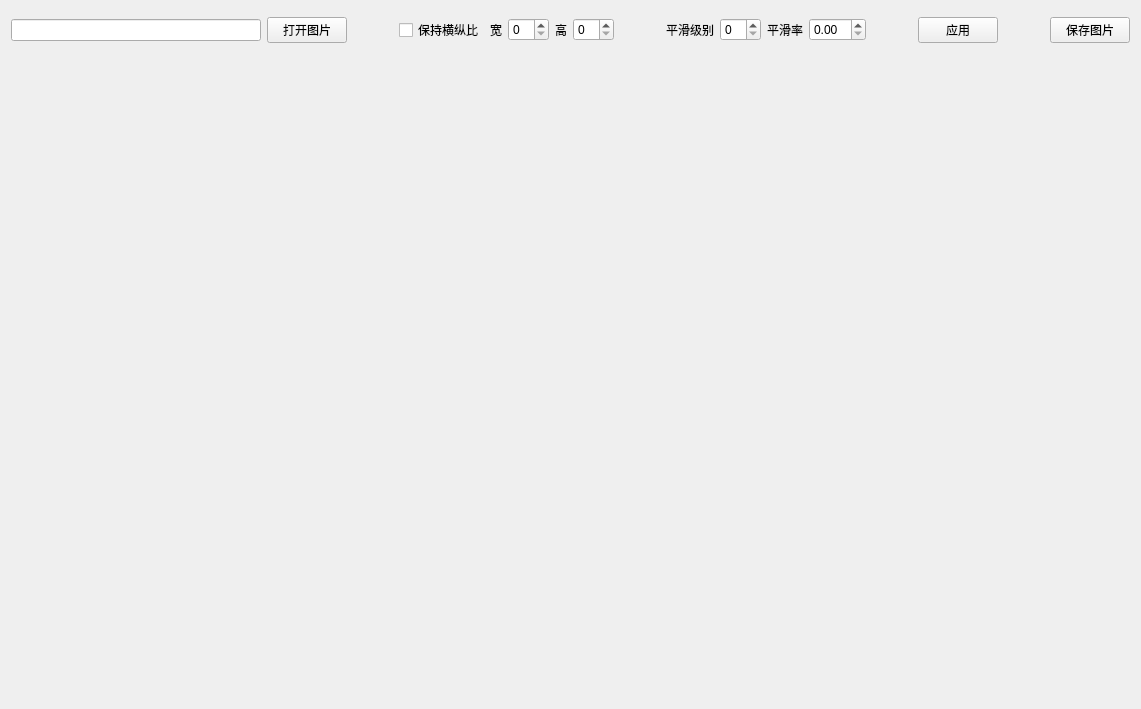
<?xml version="1.0" encoding="UTF-8"?>
<ui version="4.0">
 <class>Widget</class>
 <widget class="QWidget" name="Widget">
  <property name="geometry">
   <rect>
    <x>0</x>
    <y>0</y>
    <width>1141</width>
    <height>709</height>
   </rect>
  </property>
  <property name="windowTitle">
   <string>Widget</string>
  </property>
  <layout class="QVBoxLayout" name="verticalLayout">
   <property name="leftMargin">
    <number>0</number>
   </property>
   <property name="topMargin">
    <number>0</number>
   </property>
   <property name="rightMargin">
    <number>0</number>
   </property>
   <property name="bottomMargin">
    <number>0</number>
   </property>
   <item>
    <widget class="QWidget" name="widgetControlArea" native="true">
     <property name="minimumSize">
      <size>
       <width>60</width>
       <height>0</height>
      </size>
     </property>
     <property name="maximumSize">
      <size>
       <width>16777215</width>
       <height>60</height>
      </size>
     </property>
     <layout class="QHBoxLayout" name="horizontalLayout">
      <item>
       <widget class="QLineEdit" name="lineEditFileName">
        <property name="minimumSize">
         <size>
          <width>250</width>
          <height>0</height>
         </size>
        </property>
       </widget>
      </item>
      <item>
       <widget class="QPushButton" name="pushButtonOpenImage">
        <property name="text">
         <string>打开图片</string>
        </property>
       </widget>
      </item>
      <item>
       <spacer name="horizontalSpacer">
        <property name="orientation">
         <enum>Qt::Horizontal</enum>
        </property>
        <property name="sizeHint" stdset="0">
         <size>
          <width>40</width>
          <height>20</height>
         </size>
        </property>
       </spacer>
      </item>
      <item>
       <widget class="QCheckBox" name="checkBoxKeepRate">
        <property name="text">
         <string>保持横纵比</string>
        </property>
       </widget>
      </item>
      <item>
       <widget class="QLabel" name="labelTargetWidth">
        <property name="text">
         <string>宽</string>
        </property>
       </widget>
      </item>
      <item>
       <widget class="QSpinBox" name="spinBoxWidth"/>
      </item>
      <item>
       <widget class="QLabel" name="labelTargetHeight">
        <property name="text">
         <string>高</string>
        </property>
       </widget>
      </item>
      <item>
       <widget class="QSpinBox" name="spinBoxHeight"/>
      </item>
      <item>
       <spacer name="horizontalSpacer_4">
        <property name="orientation">
         <enum>Qt::Horizontal</enum>
        </property>
        <property name="sizeHint" stdset="0">
         <size>
          <width>40</width>
          <height>20</height>
         </size>
        </property>
       </spacer>
      </item>
      <item>
       <widget class="QLabel" name="labelSmoothLeavel">
        <property name="text">
         <string>平滑级别</string>
        </property>
       </widget>
      </item>
      <item>
       <widget class="QSpinBox" name="spinBoxSmoothLevel"/>
      </item>
      <item>
       <widget class="QLabel" name="labelSmoothRate">
        <property name="text">
         <string>平滑率</string>
        </property>
       </widget>
      </item>
      <item>
       <widget class="QDoubleSpinBox" name="doubleSpinBoxSmoothRate"/>
      </item>
      <item>
       <spacer name="horizontalSpacer_3">
        <property name="orientation">
         <enum>Qt::Horizontal</enum>
        </property>
        <property name="sizeHint" stdset="0">
         <size>
          <width>40</width>
          <height>20</height>
         </size>
        </property>
       </spacer>
      </item>
      <item>
       <widget class="QPushButton" name="pushButtonApply">
        <property name="text">
         <string>应用</string>
        </property>
       </widget>
      </item>
      <item>
       <spacer name="horizontalSpacer_2">
        <property name="orientation">
         <enum>Qt::Horizontal</enum>
        </property>
        <property name="sizeHint" stdset="0">
         <size>
          <width>40</width>
          <height>20</height>
         </size>
        </property>
       </spacer>
      </item>
      <item>
       <widget class="QPushButton" name="pushButtonSaveImage">
        <property name="text">
         <string>保存图片</string>
        </property>
       </widget>
      </item>
     </layout>
    </widget>
   </item>
   <item>
    <widget class="QWidget" name="widgetPaintArea" native="true"/>
   </item>
  </layout>
 </widget>
 <layoutdefault spacing="6" margin="11"/>
 <resources/>
 <connections/>
</ui>
